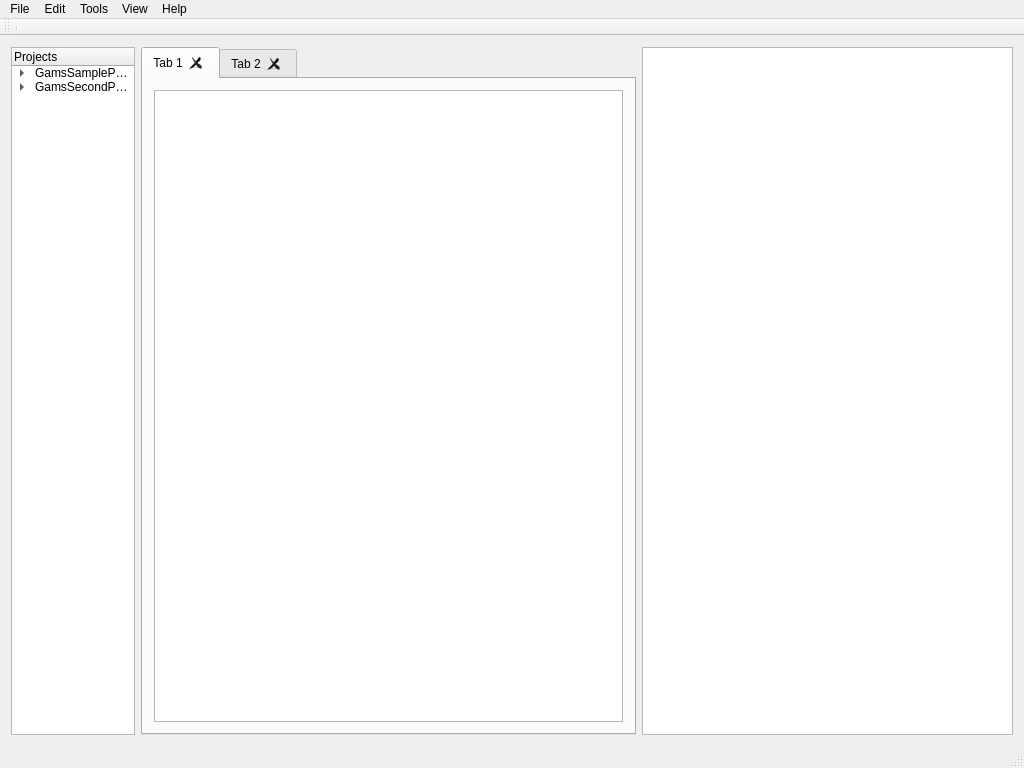
<?xml version="1.0" encoding="UTF-8"?>
<ui version="4.0">
 <class>GAMSIDE</class>
 <widget class="QMainWindow" name="GAMSIDE">
  <property name="geometry">
   <rect>
    <x>0</x>
    <y>0</y>
    <width>1024</width>
    <height>768</height>
   </rect>
  </property>
  <property name="windowTitle">
   <string>GAMSIDE</string>
  </property>
  <widget class="QWidget" name="centralWidget">
   <property name="sizePolicy">
    <sizepolicy hsizetype="Minimum" vsizetype="Minimum">
     <horstretch>0</horstretch>
     <verstretch>0</verstretch>
    </sizepolicy>
   </property>
   <property name="minimumSize">
    <size>
     <width>800</width>
     <height>600</height>
    </size>
   </property>
   <property name="contextMenuPolicy">
    <enum>Qt::NoContextMenu</enum>
   </property>
   <layout class="QGridLayout" name="gridLayout">
    <item row="0" column="0">
     <layout class="QHBoxLayout" name="horizontalLayout" stretch="1,4,3">
      <property name="sizeConstraint">
       <enum>QLayout::SetMinimumSize</enum>
      </property>
      <item>
       <widget class="QTreeWidget" name="projectExplorer">
        <property name="uniformRowHeights">
         <bool>true</bool>
        </property>
        <column>
         <property name="text">
          <string>Projects</string>
         </property>
        </column>
        <item>
         <property name="text">
          <string>GamsSampleProject</string>
         </property>
         <item>
          <property name="text">
           <string>main.gms</string>
          </property>
         </item>
         <item>
          <property name="text">
           <string>main.gdx</string>
          </property>
         </item>
         <item>
          <property name="text">
           <string>someotherfile.txt</string>
          </property>
         </item>
         <item>
          <property name="text">
           <string>hello.jpg</string>
          </property>
         </item>
        </item>
        <item>
         <property name="text">
          <string>GamsSecondProject</string>
         </property>
         <item>
          <property name="text">
           <string>more</string>
          </property>
         </item>
         <item>
          <property name="text">
           <string>moremore</string>
          </property>
         </item>
        </item>
       </widget>
      </item>
      <item>
       <widget class="QTabWidget" name="tabWidget">
        <property name="currentIndex">
         <number>0</number>
        </property>
        <property name="tabsClosable">
         <bool>true</bool>
        </property>
        <property name="movable">
         <bool>true</bool>
        </property>
        <widget class="QWidget" name="tab">
         <attribute name="title">
          <string>Tab 1</string>
         </attribute>
         <layout class="QGridLayout" name="gridLayout_2">
          <item row="0" column="0">
           <widget class="QTextEdit" name="mainEditor">
            <property name="autoFillBackground">
             <bool>true</bool>
            </property>
           </widget>
          </item>
         </layout>
        </widget>
        <widget class="QWidget" name="tab_2">
         <attribute name="title">
          <string>Tab 2</string>
         </attribute>
        </widget>
       </widget>
      </item>
      <item>
       <widget class="QTextEdit" name="mainOutput">
        <property name="readOnly">
         <bool>true</bool>
        </property>
       </widget>
      </item>
     </layout>
    </item>
   </layout>
  </widget>
  <widget class="QMenuBar" name="menuBar">
   <property name="geometry">
    <rect>
     <x>0</x>
     <y>0</y>
     <width>1024</width>
     <height>25</height>
    </rect>
   </property>
   <widget class="QMenu" name="menuFile">
    <property name="title">
     <string>File</string>
    </property>
    <addaction name="actionExit_Application"/>
   </widget>
   <widget class="QMenu" name="menuEdit">
    <property name="title">
     <string>Edit</string>
    </property>
    <widget class="QMenu" name="menuText_Operations">
     <property name="title">
      <string>Text Operations</string>
     </property>
     <addaction name="actionSome"/>
     <addaction name="actionSub_Items"/>
     <addaction name="separator"/>
     <addaction name="actionand_a_seperator"/>
    </widget>
    <addaction name="menuText_Operations"/>
   </widget>
   <widget class="QMenu" name="menuTools">
    <property name="title">
     <string>Tools</string>
    </property>
   </widget>
   <widget class="QMenu" name="menuView">
    <property name="title">
     <string>View</string>
    </property>
   </widget>
   <widget class="QMenu" name="menuHelp">
    <property name="title">
     <string>Help</string>
    </property>
    <addaction name="actionOnline_Help"/>
   </widget>
   <addaction name="menuFile"/>
   <addaction name="menuEdit"/>
   <addaction name="menuTools"/>
   <addaction name="menuView"/>
   <addaction name="menuHelp"/>
  </widget>
  <widget class="QToolBar" name="mainToolBar">
   <property name="enabled">
    <bool>true</bool>
   </property>
   <property name="floatable">
    <bool>false</bool>
   </property>
   <attribute name="toolBarArea">
    <enum>TopToolBarArea</enum>
   </attribute>
   <attribute name="toolBarBreak">
    <bool>false</bool>
   </attribute>
   <addaction name="separator"/>
  </widget>
  <widget class="QStatusBar" name="statusBar">
   <property name="mouseTracking">
    <bool>false</bool>
   </property>
  </widget>
  <action name="actionFile">
   <property name="text">
    <string>File</string>
   </property>
  </action>
  <action name="actionExit_Application">
   <property name="text">
    <string>Exit Application</string>
   </property>
   <property name="shortcut">
    <string>Ctrl+Q</string>
   </property>
  </action>
  <action name="actionOnline_Help">
   <property name="text">
    <string>Online Help</string>
   </property>
   <property name="shortcut">
    <string>F1</string>
   </property>
  </action>
  <action name="actionSome">
   <property name="text">
    <string>Some</string>
   </property>
  </action>
  <action name="actionSub_Items">
   <property name="text">
    <string>Sub Items</string>
   </property>
  </action>
  <action name="actionand_a_seperator">
   <property name="text">
    <string>and a seperator</string>
   </property>
  </action>
 </widget>
 <layoutdefault spacing="6" margin="11"/>
 <resources/>
 <connections/>
</ui>
